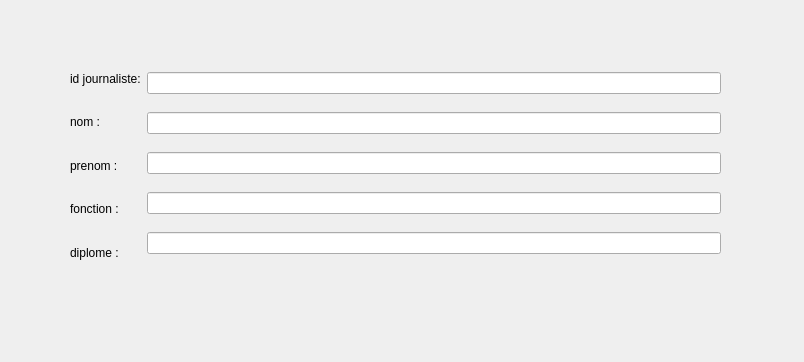
        <widget class="QWidget" name="tab_18">
         <attribute name="title">
          <string>ajouter</string>
         </attribute>
         <widget class="QPushButton" name="pb_ajouter_6">
          <property name="geometry">
           <rect>
            <x>340</x>
            <y>280</y>
            <width>181</width>
            <height>34</height>
           </rect>
          </property>
          <property name="styleSheet">
           <string notr="true">border-image: url(:/add.png);


background-color: transparent;
background: none;
border: none;
background-repeat: none;</string>
          </property>
          <property name="text">
           <string/>
          </property>
         </widget>
         <widget class="QWidget" name="horizontalLayoutWidget_24">
          <property name="geometry">
           <rect>
            <x>70</x>
            <y>60</y>
            <width>651</width>
            <height>211</height>
           </rect>
          </property>
          <layout class="QHBoxLayout" name="horizontalLayout_23">
           <item>
            <layout class="QVBoxLayout" name="verticalLayout_28">
             <item>
              <widget class="QLabel" name="label_91">
               <property name="styleSheet">
                <string notr="true">font: 10pt &quot;Roboto&quot;;</string>
               </property>
               <property name="text">
                <string>id journaliste:</string>
               </property>
              </widget>
             </item>
             <item>
              <widget class="QLabel" name="label_92">
               <property name="text">
                <string>nom :</string>
               </property>
              </widget>
             </item>
             <item>
              <widget class="QLabel" name="label_93">
               <property name="text">
                <string>prenom :</string>
               </property>
              </widget>
             </item>
             <item>
              <widget class="QLabel" name="label_94">
               <property name="text">
                <string>fonction :</string>
               </property>
              </widget>
             </item>
             <item>
              <widget class="QLabel" name="label_95">
               <property name="text">
                <string>diplome :</string>
               </property>
              </widget>
             </item>
            </layout>
           </item>
           <item>
            <layout class="QVBoxLayout" name="verticalLayout_29">
             <item>
              <widget class="QLineEdit" name="id_4"/>
             </item>
             <item>
              <widget class="QLineEdit" name="le_nom_8"/>
             </item>
             <item>
              <widget class="QLineEdit" name="le_prenom_8"/>
             </item>
             <item>
              <widget class="QLineEdit" name="le_fonction_8"/>
             </item>
             <item>
              <widget class="QLineEdit" name="le_diplome_8"/>
             </item>
            </layout>
           </item>
          </layout>
         </widget>
         <widget class="QPushButton" name="return_7">
          <property name="geometry">
           <rect>
            <x>704</x>
            <y>330</y>
            <width>91</width>
            <height>23</height>
           </rect>
          </property>
          <property name="styleSheet">
           <string notr="true">border-image: url(:/return.png);
background-color: transparent;
background: none;
border: none;
background-repeat: none;</string>
          </property>
          <property name="text">
           <string/>
          </property>
         </widget>
        </widget>
